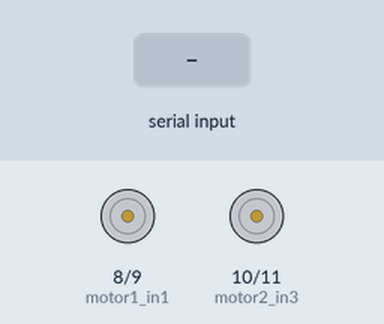
This sketch was run on a simulated Arduino Uno, built with avr-gcc and run on an emulated ATmega328P. On the bench: motor-driver pin pairs drawn as motors (green arrow = first pin HIGH = forward, orange = second pin HIGH = backward, longer = more drive). The test bench sets the inputs (shaded band).

Above: at 1.2 s.
1.3 s: "F" received over Serial
At 2.5 s:
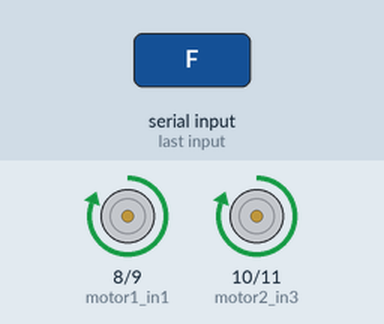
2.8 s: "B" received over Serial
At 3.8 s:
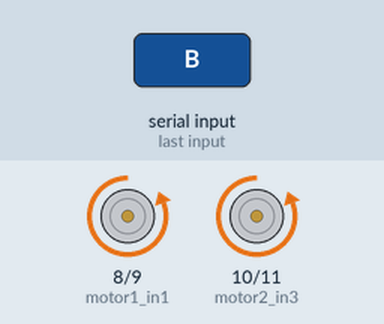
4.3 s: "L" received over Serial
At 4.9 s:
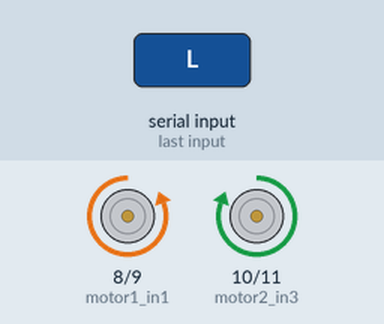
5.8 s: "R" received over Serial
At 6.1 s:
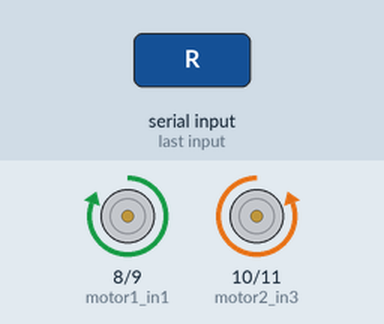
7.3 s: "S" received over Serial
At 8.4 s:
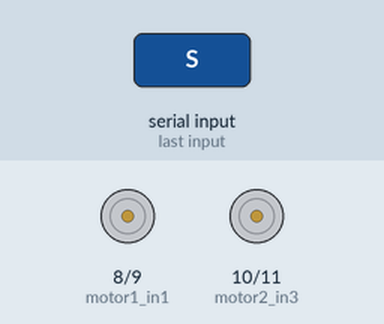
Timing chart, 0 to 9.8 s (numbered marks = the images above; inputs shaded):
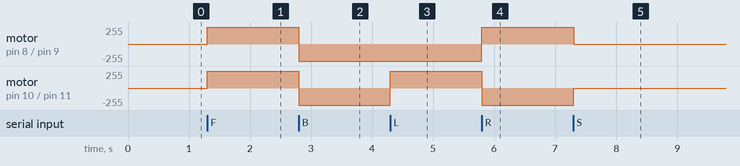

Measured:
- after the input at 1.3 s, motor on pin 8 (motor1_in1) / pin 9 (motor1_in2), motor on pin 10 (motor2_in3) / pin 11 (motor2_in4): stopped → forward 255/255 at once
- after the input at 2.8 s, motor on pin 8 (motor1_in1) / pin 9 (motor1_in2), motor on pin 10 (motor2_in3) / pin 11 (motor2_in4): forward 255/255 → backward 255/255 at once
- after the input at 4.3 s, motor on pin 10 (motor2_in3) / pin 11 (motor2_in4): backward 255/255 → forward 255/255 at once
- after the input at 5.8 s, motor on pin 8 (motor1_in1) / pin 9 (motor1_in2): backward 255/255 → forward 255/255 at once; motor on pin 10 (motor2_in3) / pin 11 (motor2_in4): forward 255/255 → backward 255/255 at once
- after the input at 7.3 s, motor on pin 8 (motor1_in1) / pin 9 (motor1_in2): forward 255/255 → stopped at once; motor on pin 10 (motor2_in3) / pin 11 (motor2_in4): backward 255/255 → stopped at once

The sketch:

car_info.ino
```cpp
// L298N Motor Driver Pins
int motor1_in1 = 8;   // Right motor A
int motor1_in2 = 9;
int motor2_in3 = 10;  // Left motor B
int motor2_in4 = 11;

void setup() {
  pinMode(motor1_in1, OUTPUT);
  pinMode(motor1_in2, OUTPUT);
  pinMode(motor2_in3, OUTPUT);
  pinMode(motor2_in4, OUTPUT);

  Serial.begin(9600); // HC-05 Bluetooth serial
}

void loop() {
  if (Serial.available()) {
    char cmd = Serial.read();

    switch (cmd) {
      case 'F': forward(); break;
      case 'B': backward(); break;
      case 'L': left(); break;
      case 'R': right(); break;
      case 'S': stopMotors(); break;
    }
  }
}

void forward() {
  digitalWrite(motor1_in1, HIGH);
  digitalWrite(motor1_in2, LOW);
  digitalWrite(motor2_in3, HIGH);
  digitalWrite(motor2_in4, LOW);
}

void backward() {
  digitalWrite(motor1_in1, LOW);
  digitalWrite(motor1_in2, HIGH);
  digitalWrite(motor2_in3, LOW);
  digitalWrite(motor2_in4, HIGH);
}

void left() {
  digitalWrite(motor1_in1, LOW);
  digitalWrite(motor1_in2, HIGH);
  digitalWrite(motor2_in3, HIGH);
  digitalWrite(motor2_in4, LOW);
}

void right() {
  digitalWrite(motor1_in1, HIGH);
  digitalWrite(motor1_in2, LOW);
  digitalWrite(motor2_in3, LOW);
  digitalWrite(motor2_in4, HIGH);
}

void stopMotors() {
  digitalWrite(motor1_in1, LOW);
  digitalWrite(motor1_in2, LOW);
  digitalWrite(motor2_in3, LOW);
  digitalWrite(motor2_in4, LOW);
}
```
